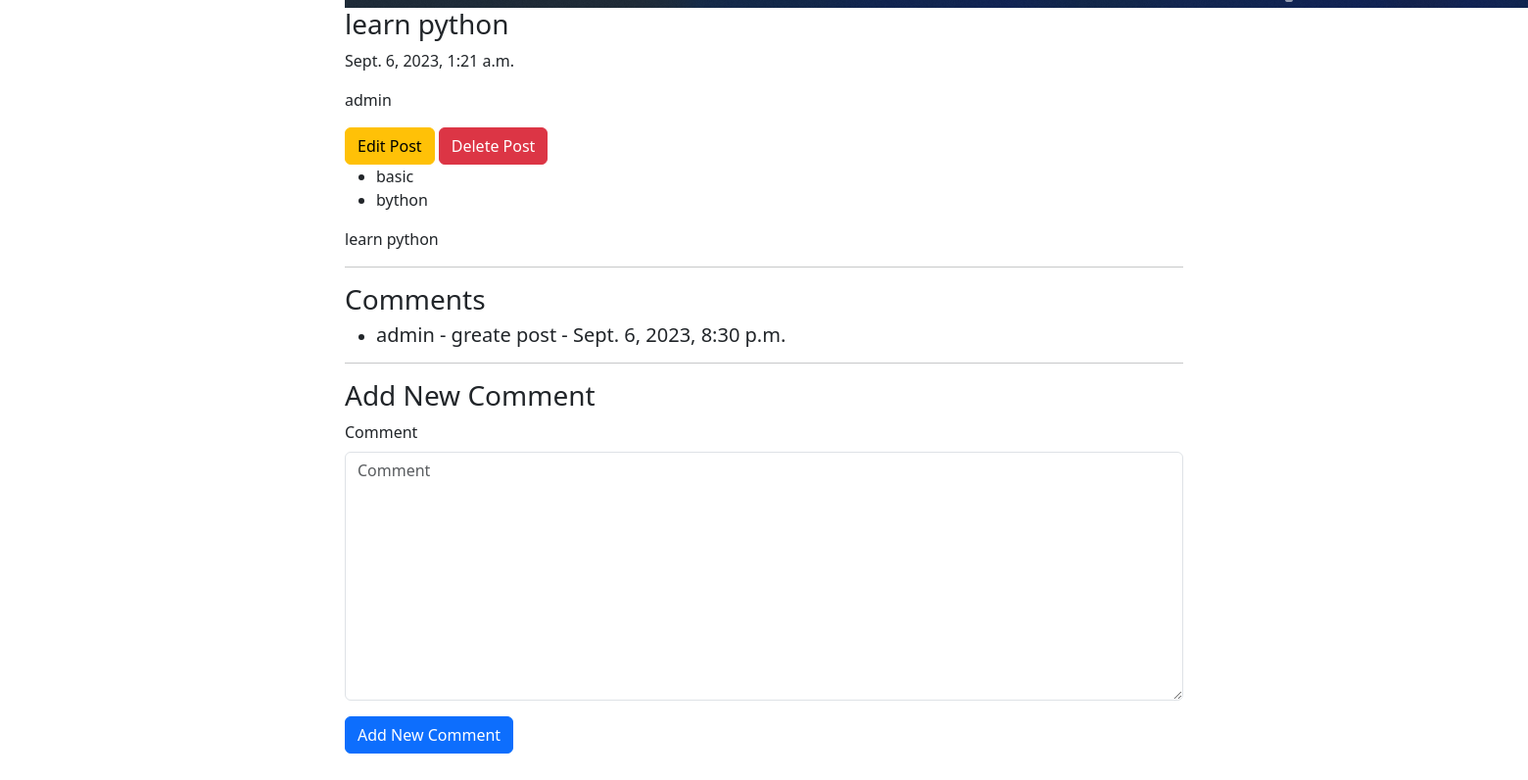
Page /blog/2 (lower part) on the earlier database version.
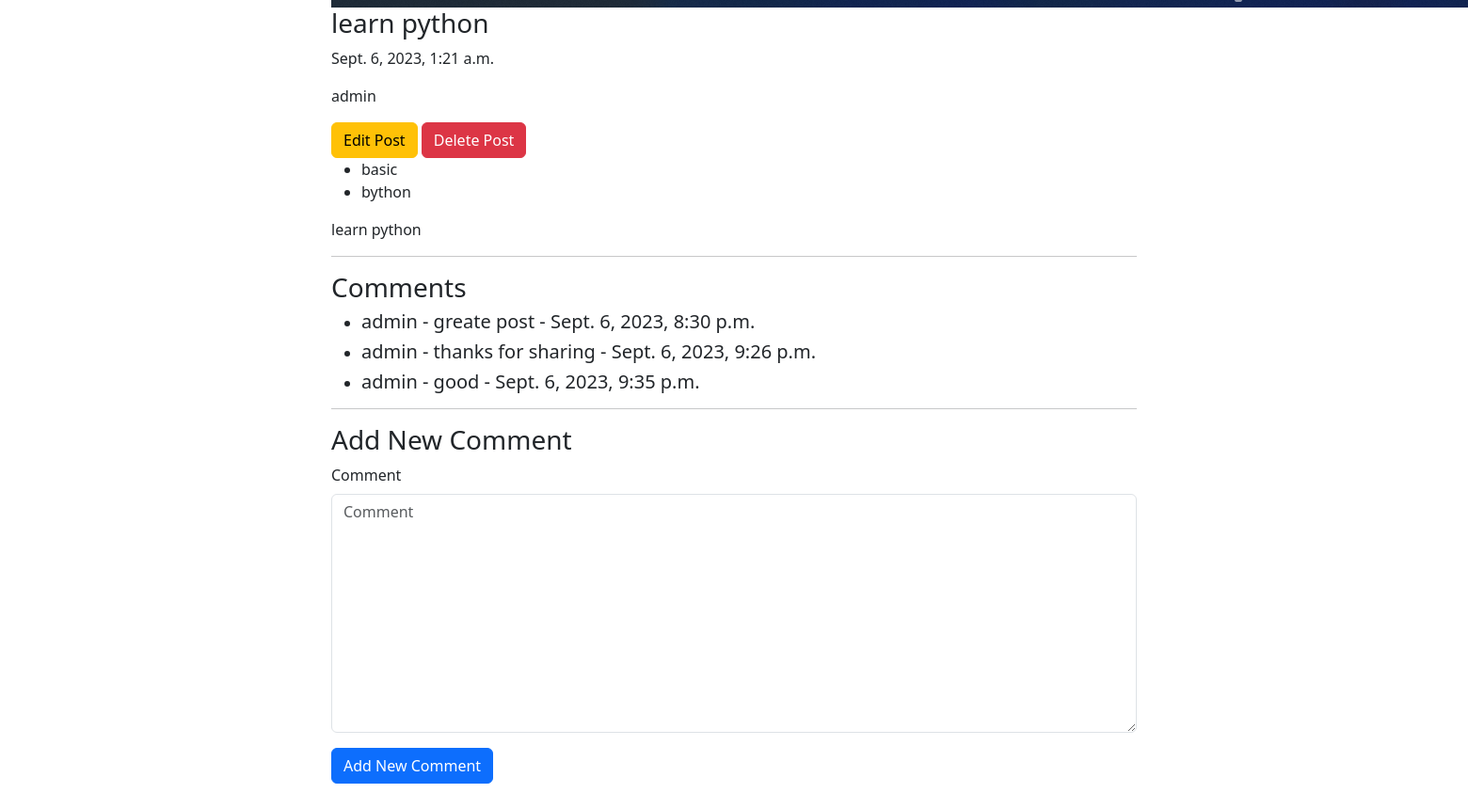
Same page on the later database version.
### blog/models.py (models this page shows, shortened)
class Comment(models.Model):
    user = models.ForeignKey(User, on_delete=models.CASCADE , related_name='comment_author')
    post = models.ForeignKey(Post,related_name='comment_post',on_delete=models.CASCADE)
    Comment = models.TextField(max_length=2000)
    create_at = models.DateTimeField(default=timezone.now)

### blog/views.py (the view)
# urls.py: path('blog/<int:pk>' , Post_Detail),
def Post_Detail(request,pk):
    data = Post.objects.get(id=pk)
    post_comments = Comment.objects.filter(post=data)
    if request.method == 'POST':
        form = CommentForm(request.POST)
        if form.is_valid():
            myform = form.save(commit=False)
            myform.user = request.user
            myform.post = data
            myform.save()
    else:
        form = CommentForm()
    return render(request,'blog/post_detail.html',{'post':data , 'form':form , 'post_comments':post_comments})

### blog/forms.py
class CommentForm(forms.ModelForm):
    class Meta:
        model = Comment
        fields = ['Comment']

### blog/models.py (called while the page is built)
    def __str__(self):
        return self.title

### blog/templates/blog/post_detail.html (shortened to what this page needs)
{% load django_bootstrap5 %}
<!doctype html>
<html lang="en">
  <head>
    <link rel="stylesheet" href="https://cdnjs.cloudflare.com/ajax/libs/bootstrap/5.3.1/css/bootstrap.min.css" />
      <div class="container mt-5">
        <div class="row py-5">
                <div class="col-lg-8 mx-auto">
                  <img src="{{post.img.url}}" alt="">
                  <h3>
                    {{post}}
                </h3>
                <p>{{post.create_date}}</p>
                <p>{{post.author}}</p>
                <a href="/blog/{{post.id}}/edit" class="btn btn-warning">Edit Post</a>
                <a href="/blog/{{post.id}}/delete" class="btn btn-danger">Delete Post</a>
                <ul>
                  {% for tag in post.tags.all %}
                    <li>{{ tag }}</li>
                  {% endfor %}
                </ul>
                <p>{{post.content|safe}}</p>
                <hr>
                <h3> Comments </h3>
                <ul>
                    {% for comment in post_comments %}
                      <li>
                        <h5> {{comment.user}} - {{comment.Comment}} - {{comment.create_at}} </h5>
                      </li>
                    {% endfor %}
                </ul>
                <hr>
                <h3> Add New Comment </h3>
                <form method="post">
                    {% bootstrap_form form %}
                    {% bootstrap_button button_type="submit" content="Add New Comment" %}
                </form>
                </div>
        </div>
      </div>
    </body>
</html>

Differences in the rows shown:
added Comment: user "admin", Comment "thanks for sharing", create_at "Sept. 6, 2023, 9:26 p.m."
added Comment: user "admin", Comment "good", create_at "Sept. 6, 2023, 9:35 p.m."
